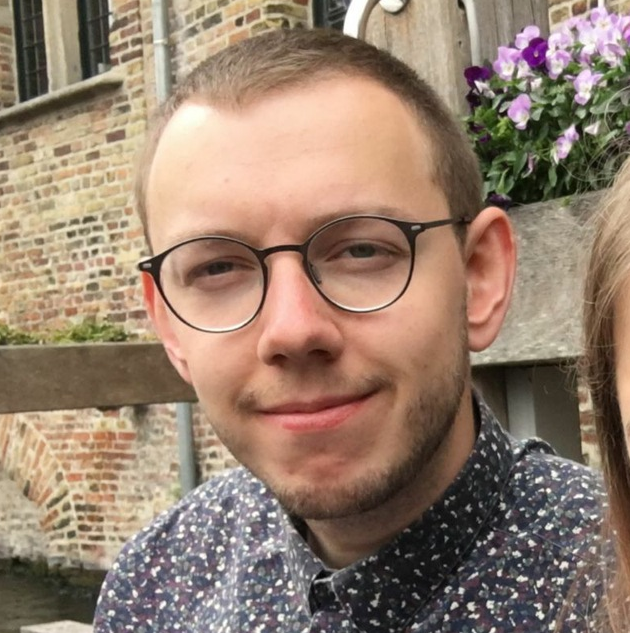
#> input picture examples/me/me.png, 630 x 633 px
$ python test.py
#> lines starting #> are read from the running program, lines starting #| are printed output that depends on the picture
### Susan.py
import numpy as np
import sys
import multiprocessing as mp
from PIL import Image
import matplotlib.pyplot as plt
import seaborn as sns

n_proc = mp.cpu_count()

_mask37_rad = 3.4
_mask37 = np.matrix([
		[0,0,1,1,1,0,0],
		[0,1,1,1,1,1,0],
		[1,1,1,1,1,1,1],
		[1,1,1,1,1,1,1],
		[1,1,1,1,1,1,1],
		[0,1,1,1,1,1,0],
		[0,0,1,1,1,0,0]
	], dtype='?')

_mask9_rad = 1.4
_mask9 = np.matrix([
	[1,1,1],
	[1,1,1],
	[1,1,1]
], dtype="?")

class Susan:
	# default mask with 37 neighbors per pixel
	# sets initial mask, file path and comparison function
	def __init__(self, path, mask = "mask37", compare = "exp_lut"):
		self.load(path)

		if mask == "mask37":
			self._set_mask(_mask37)
			self.mask_rad = _mask37_rad
		if mask == "mask9":
			self._set_mask(_mask9)
			self.mask_rad = _mask9_rad

		self._has_lut = True
		if compare == "naive":
			self.compare = self._compare_naive
		if compare == "exp":
			self.compare = self._compare_exp
		if compare == "exp_lut":
			self.compare = self._compare_exp_lut
			self._exp_lut = np.zeros(1024)
			self._has_lut = False

	def _set_path(self, path):
		self.path = path

	def _set_image(self, img):
		self.img = img

	def _set_mask(self, mask):
		self.mask = mask
		self.center = (self.mask.shape[0]//2, self.mask.shape[1]//2)

		self.nbd_size = mask.sum()
		if self.nbd_size <= 1:
			print("Error: Mask should have more than one item (has %d)" % self.nbd_size)
			sys.exit(0)

		self._init_nbd()

	# loads image into susan module
	def load(self, path):
#> called with path = 'examples/me/me.png'
		self._set_path(path)

		try:
			#self.img = cv2.imread(path, 0)
			self.img = np.array(Image.open(self.path).convert("L"), dtype="i")
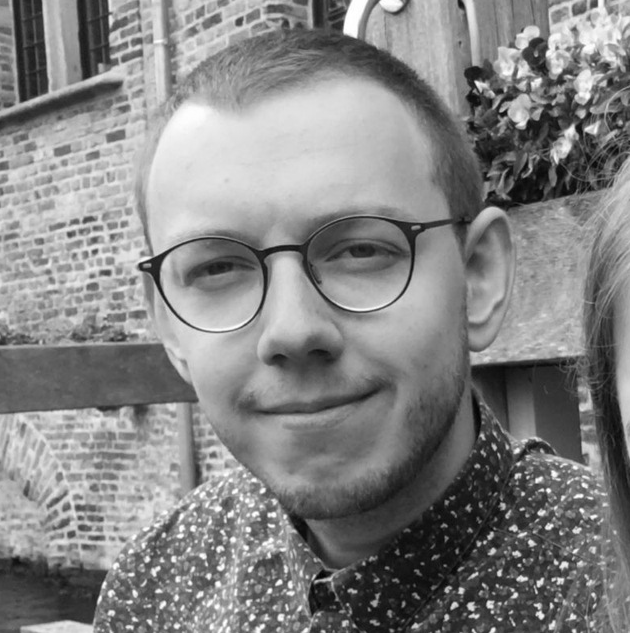
#> self.img: shape (633, 630) int32; min 0, max 255, mean 132

		except:
			print("Error: Cannot open", self.path)
			sys.exit(0)

		self.height = self.img.shape[0]
#> self.height = 633
		self.width 	= self.img.shape[1]
#> self.width = 630

	# get indices from mask
	def _init_nbd(self):
		self.mask_nbd = []
		for k in range(self.mask.shape[0]):
			for l in range(self.mask.shape[1]):
				if self.mask[k,l] == 1:
					x = k-self.center[0]
					y = l-self.center[1]
					self.mask_nbd.append((x,y))


	# compare functions
	# [4 lines left out: function _compare_naive, not called in this run]

	def _compare_exp(self, img, a, b, t):
		return np.exp(-((img[a] - img[b])/t)**6)

	# [4 lines left out: function _init_lut, not called in this run]

	def _compare_exp_lut(self, img, a, b, t):
		return self._exp_lut[img[a]-img[b]]

	# make array flat
	def __flatten(self, A):
		return A.flatten()

	# turn flat array back into matrix of image size
	# [62 lines left out: functions __unflatten, _nbd_compare_mp, not called in this run]

	_orientations = np.pi*np.array([-0.375, -0.125, 0.125, 0.375])
	# [38 lines left out: functions _suppress_nonmax_mp, __execute_and_wait, not called in this run]

	def detect_edges_mp(self, t, filename = "out.png", geometric = False, nms = True, thin = True, heatmap = False):
#> (the run stopped early here; a loop or call above may not have finished)
